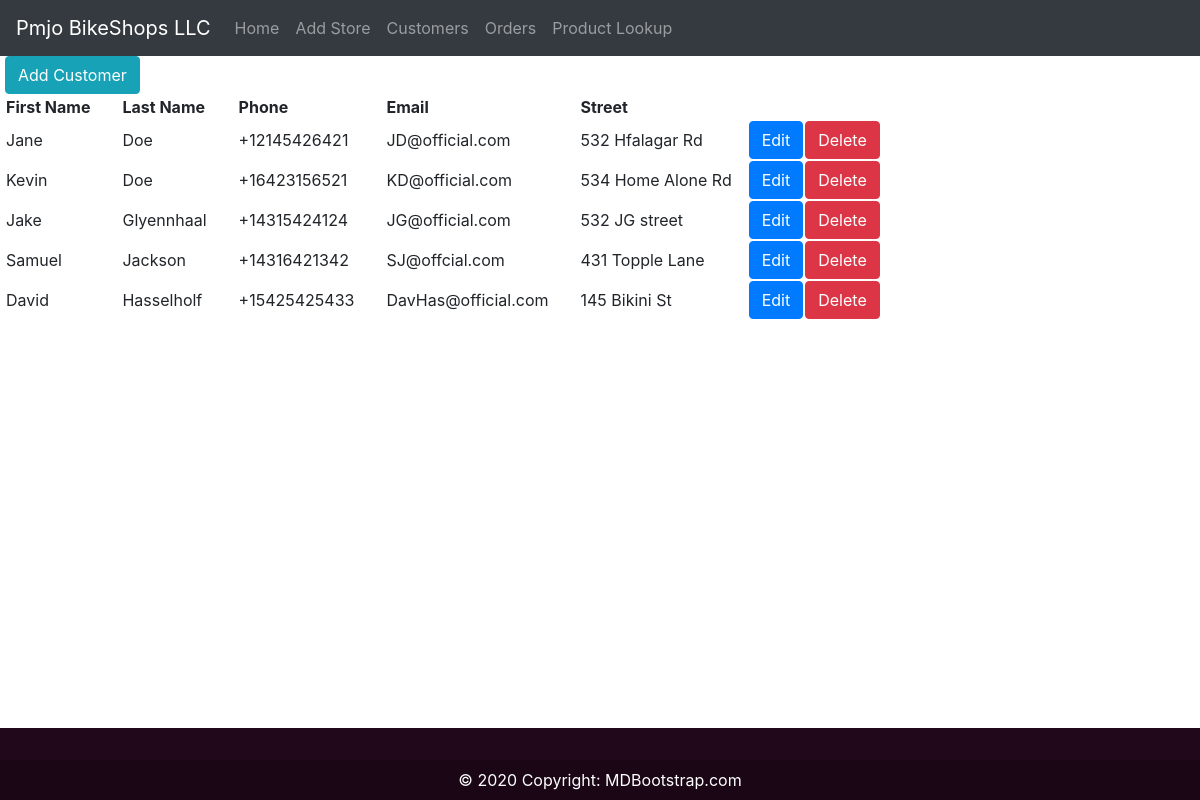
The app's page /customers/, older data.
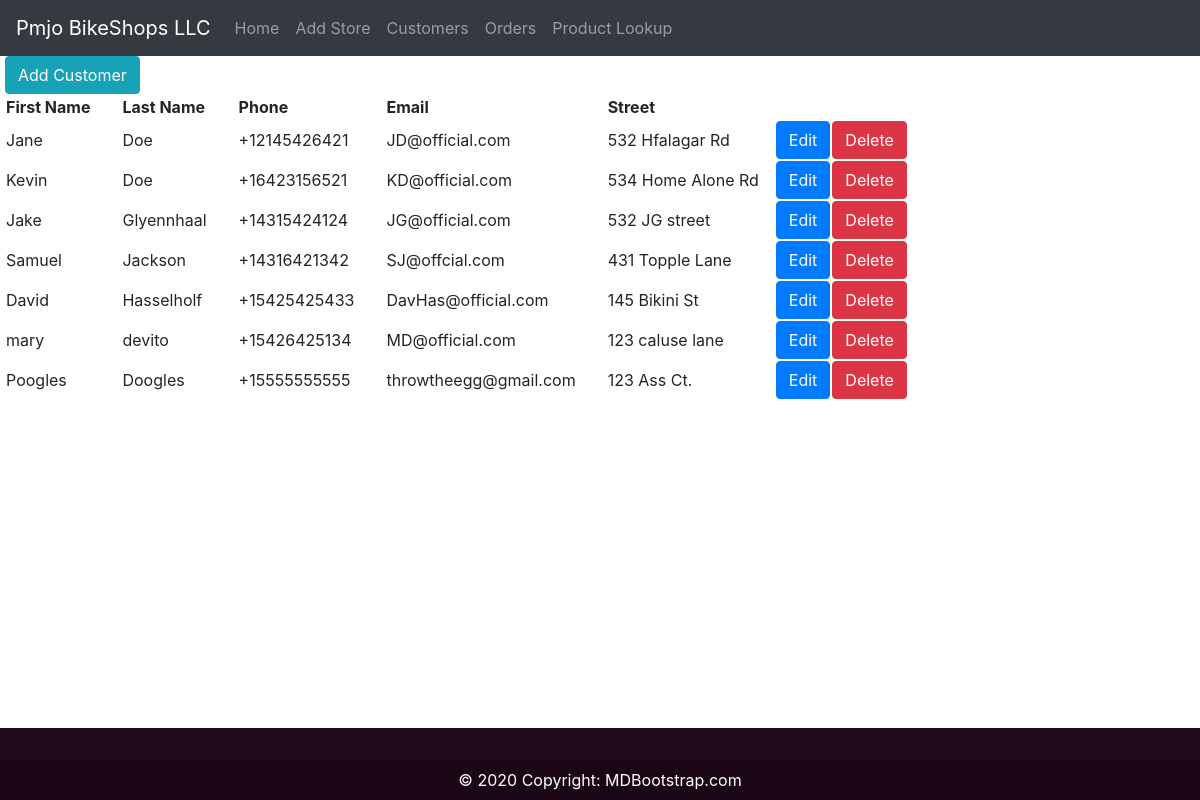
The same page, newer data.
### PmjoStore/models.py (models this page shows, shortened)
class Base(models.Model):
    id = models.UUIDField(default=uuid.uuid4, unique=True, primary_key=True, editable=False)
    class Meta:
        abstract = True

class Customers(Base):
    first_name = models.CharField(max_length=100)
    last_name = models.CharField(max_length=100)
    phone = PhoneField(blank=True, help_text='Contact phone number')
    email = models.EmailField(max_length=100, blank=True)
    street = models.CharField(max_length=100, blank=True)
    zipCode_id = models.ForeignKey(ZipCode, on_delete=models.CASCADE, blank=True, default=1)
    class Meta:
        verbose_name_plural = 'Customers'

### PmjoStore/views.py (the view)
# urls.py: path('customers/', views.customers, name="customers-page"),
def customers(request):
    customers = Customers.objects.all()
    context = {'customers': customers}
    return render(request, "PmjoStore/customers.html", context)

### PmjoStore/templates/PmjoStore/customers.html
{% extends 'main.html' %}
{% block content %}
<a class="button btn btn-info" href="{% url 'PmjoStore:add-customers' %}">Add Customer</a>
<table>
    <tr>
        <th class="pr-3">First Name</th>
        <th class="pr-3 pl-3">Last Name</th>
        <th class="pr-3 pl-3">Phone</th>
        <th class="pr-3 pl-3">Email</th>
        <th class="pr-3 pl-3">Street</th>
    </tr>
    {% for customer in customers %}
    <tr>
        <td class="pr-3">{{customer.first_name}}</td>
        <td class="pr-3 pl-3">{{customer.last_name}}</td>
        <td class="pr-3 pl-3">{{customer.phone}}</td>
        <td class="pr-3 pl-3">{{customer.email}}</td>
        <td class="pr-3 pl-3">{{customer.street}}</td>
        <td><a class="button btn btn-primary" href = "{% url 'PmjoStore:update-customer' customer.id %}" >Edit</a></td>
        <td><a class="button btn btn-danger" href = "{% url 'PmjoStore:delete-customer' customer.id %}" >Delete</a></td>
    </tr>
    {% endfor %}
</table>
{% endblock content %}

Row changes from the older to the newer data that the page shows:
added Customers: first_name "mary", last_name "devito", phone "+15426425134", email "MD@official.com", street "123 caluse lane"
added Customers: first_name "Poogles", last_name "Doogles", phone "+15555555555", email "throwtheegg@gmail.com", street "123 Ass Ct."
